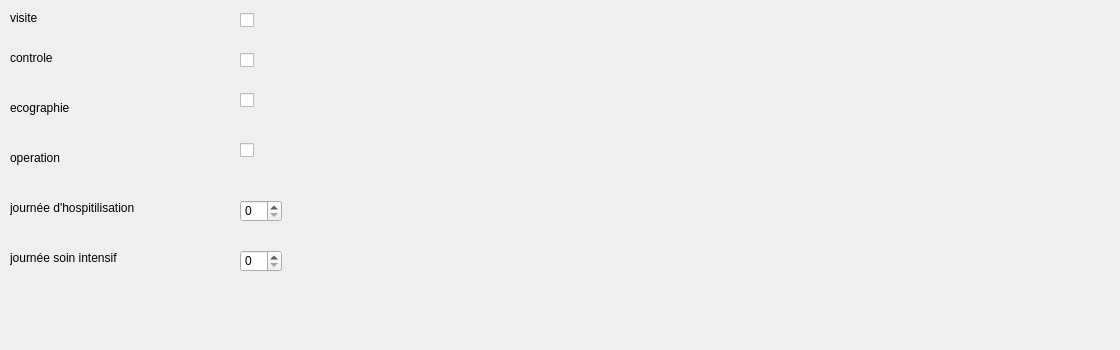
       <widget class="QWidget" name="tab_18">
        <attribute name="title">
         <string>urologue</string>
        </attribute>
        <widget class="QLabel" name="label_162">
         <property name="geometry">
          <rect>
           <x>10</x>
           <y>50</y>
           <width>55</width>
           <height>16</height>
          </rect>
         </property>
         <property name="text">
          <string>controle</string>
         </property>
        </widget>
        <widget class="QLabel" name="label_163">
         <property name="geometry">
          <rect>
           <x>10</x>
           <y>250</y>
           <width>121</width>
           <height>16</height>
          </rect>
         </property>
         <property name="text">
          <string>journée soin intensif</string>
         </property>
        </widget>
        <widget class="QCheckBox" name="uro4_2">
         <property name="geometry">
          <rect>
           <x>240</x>
           <y>140</y>
           <width>81</width>
           <height>20</height>
          </rect>
         </property>
         <property name="text">
          <string/>
         </property>
        </widget>
        <widget class="QCheckBox" name="uro3_2">
         <property name="geometry">
          <rect>
           <x>240</x>
           <y>90</y>
           <width>81</width>
           <height>20</height>
          </rect>
         </property>
         <property name="text">
          <string/>
         </property>
        </widget>
        <widget class="QSpinBox" name="uro6_2">
         <property name="geometry">
          <rect>
           <x>240</x>
           <y>250</y>
           <width>42</width>
           <height>22</height>
          </rect>
         </property>
        </widget>
        <widget class="QLabel" name="label_164">
         <property name="geometry">
          <rect>
           <x>10</x>
           <y>100</y>
           <width>111</width>
           <height>16</height>
          </rect>
         </property>
         <property name="text">
          <string>ecographie</string>
         </property>
        </widget>
        <widget class="QLabel" name="label_165">
         <property name="geometry">
          <rect>
           <x>10</x>
           <y>200</y>
           <width>151</width>
           <height>16</height>
          </rect>
         </property>
         <property name="text">
          <string>journée d'hospitilisation</string>
         </property>
        </widget>
        <widget class="QSpinBox" name="uro5_2">
         <property name="geometry">
          <rect>
           <x>240</x>
           <y>200</y>
           <width>42</width>
           <height>22</height>
          </rect>
         </property>
        </widget>
        <widget class="QLabel" name="label_166">
         <property name="geometry">
          <rect>
           <x>10</x>
           <y>10</y>
           <width>55</width>
           <height>16</height>
          </rect>
         </property>
         <property name="text">
          <string>visite</string>
         </property>
        </widget>
        <widget class="QLabel" name="label_167">
         <property name="geometry">
          <rect>
           <x>10</x>
           <y>150</y>
           <width>55</width>
           <height>16</height>
          </rect>
         </property>
         <property name="text">
          <string>operation</string>
         </property>
        </widget>
        <widget class="QCheckBox" name="uro2_2">
         <property name="geometry">
          <rect>
           <x>240</x>
           <y>50</y>
           <width>81</width>
           <height>20</height>
          </rect>
         </property>
         <property name="text">
          <string/>
         </property>
        </widget>
        <widget class="QCheckBox" name="uro1_2">
         <property name="geometry">
          <rect>
           <x>240</x>
           <y>10</y>
           <width>81</width>
           <height>20</height>
          </rect>
         </property>
         <property name="text">
          <string/>
         </property>
        </widget>
        <widget class="QLabel" name="label_168">
         <property name="geometry">
          <rect>
           <x>910</x>
           <y>170</y>
           <width>201</width>
           <height>171</height>
          </rect>
         </property>
         <property name="text">
          <string/>
         </property>
         <property name="pixmap">
          <pixmap>:/Downloads/facture.png</pixmap>
         </property>
         <property name="scaledContents">
          <bool>true</bool>
         </property>
        </widget>
       </widget>
